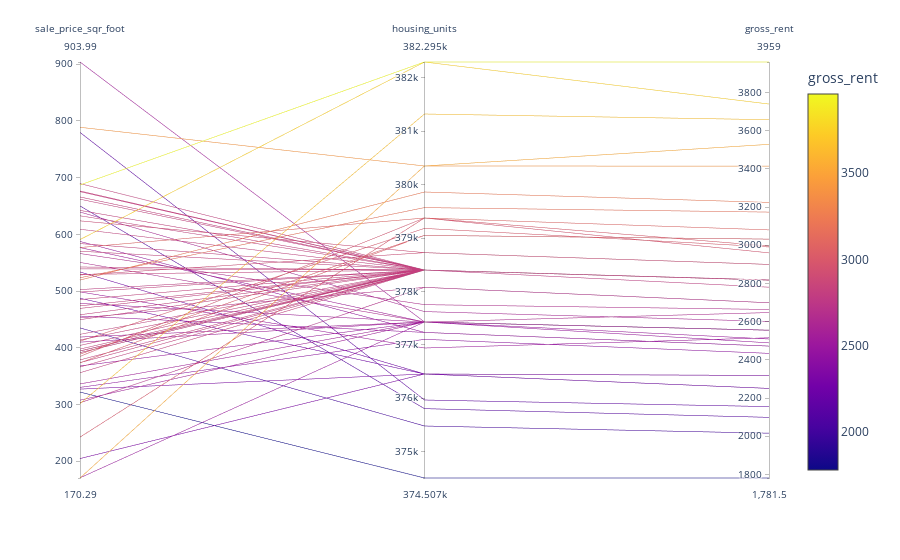

This figure's notebook cell:
### Markdown cell above
## Parallel Coordinates and Parallel Categories Analysis

In this section, you will use plotly express to create parallel coordinates and parallel categories visualizations so that investors can interactively filter and explore various factors related to the sales price of the neighborhoods. 

Using the DataFrame of Average values per neighborhood (calculated above), create the following visualizations:
1. Create a Parallel Coordinates Plot
2. Create a Parallel Categories Plot

### Code cell
# Parallel Coordinates Plot
px.parallel_coordinates(average_cost_by_neighborhood, color='gross_rent')
